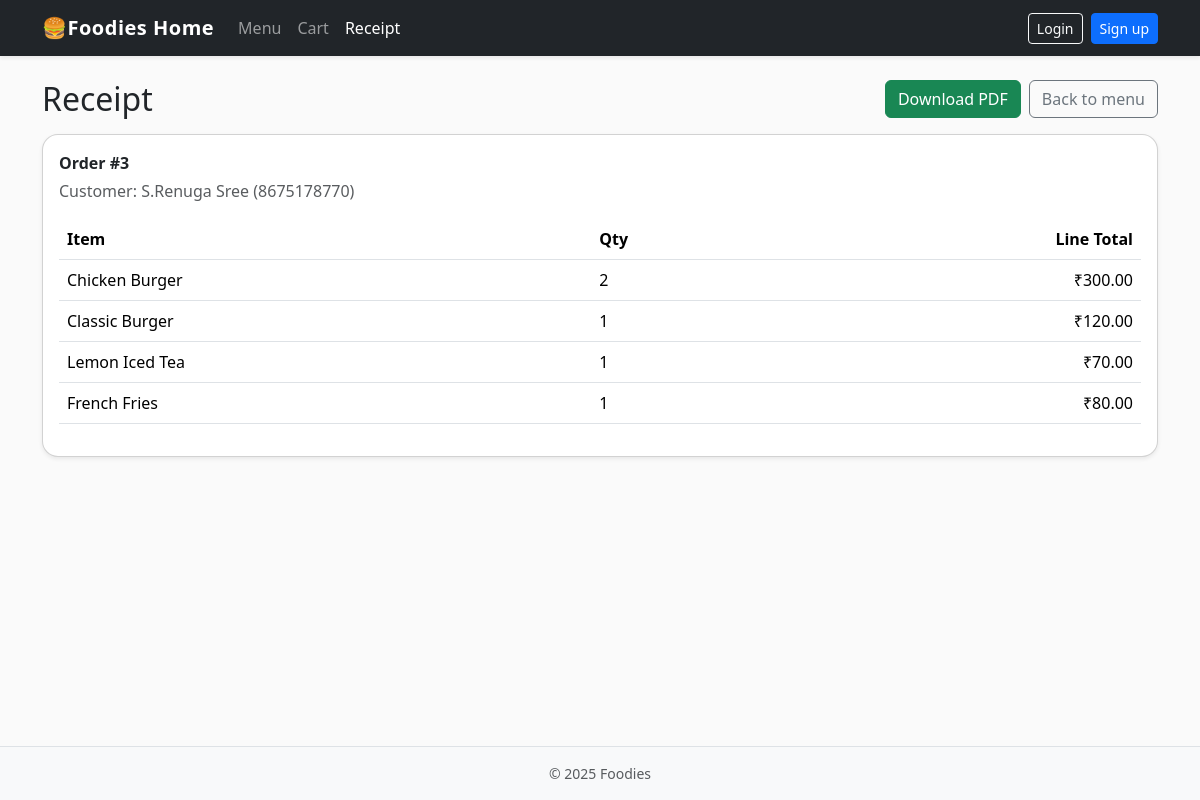
Screenshot of /receipt/3/ with the database file from the repository.
### orders/models.py (models this page shows, shortened)
class Order(models.Model):
    customer = models.ForeignKey(Customer, on_delete=models.SET_NULL, null=True, blank=True)
    created_at = models.DateTimeField(auto_now_add=True)
    @property
    def subtotal(self):
        return sum(line.line_total for line in self.lines.all())

class Customer(models.Model):
    user = models.OneToOneField(User, on_delete=models.CASCADE, null=True, blank=True)
    name = models.CharField(max_length=100)
    phone = models.CharField(max_length=15)
    class Meta:
        constraints = [
            models.UniqueConstraint(fields=['name', 'phone'], name='unique_customer')
        ]

class OrderLine(models.Model):
    order = models.ForeignKey(Order, on_delete=models.CASCADE, related_name='lines')
    item = models.ForeignKey(MenuItem, on_delete=models.CASCADE)
    qty = models.PositiveIntegerField(default=1)
    @property
    def line_total(self):
        return self.item.price * self.qty

class MenuItem(models.Model):
    id = models.CharField(primary_key=True, max_length=100)
    name = models.CharField(max_length=100)
    price = models.DecimalField(max_digits=10, decimal_places=2)
    category = models.CharField(max_length=35)
    is_veg = models.BooleanField(default=True)
    image = models.ImageField(upload_to='menu_images/')

### orders/views.py (the view)
# urls.py: path("receipt/<int:order_id>/", views.receipt, name="receipt"),
def receipt(request, order_id):
    order = get_object_or_404(
        Order.objects.prefetch_related(
            Prefetch("lines", queryset=OrderLine.objects.select_related("item"))
        ),
        id=order_id,
    )
    adjustments = compute_adjustments(order)
    total = compute_total(order)
    return render(
        request,
        "orders/receipt.html",
        {"order": order, "adjustments": adjustments, "total": total},
    )

### orders/pricing.py (called while the page is built)
def as_money(value) -> Decimal:
    if not isinstance(value, Decimal):
        value = Decimal(str(value))
    return value.quantize(MONEY_QUANT, rounding=ROUND_HALF_UP)

def compute_adjustments(order) -> List[tuple[str, Decimal]]:
    return [rule.apply(order) for rule in PRICING_RULES]

def compute_total(order) -> Decimal:
    total = as_money(order.subtotal)
    for _, delta in compute_adjustments(order):
        total = as_money(total + delta)
    return total

    def apply(self, order):
        tax = as_money(order.subtotal * self.rate)
        return (self.label, tax)

    def apply(self, order):
        if order.subtotal >= self.threshold:
            discount = as_money(order.subtotal * self.percent) * Decimal("-1")
            return (self.label, discount)
        return (self.label, Decimal("0"))

    def apply(self, order):
        line = next((l for l in order.lines.all() if l.item.id == self.item_id), None)
        if not line:
            return (self.label, Decimal("0"))
        group = self.x + self.y
        free_units = (line.qty // group) * self.y
        discount = as_money(line.item.price * free_units) * Decimal("-1")
        return (self.label, discount if free_units > 0 else Decimal("0"))

### orders/templates/orders/receipt.html
{% extends 'orders/base.html' %}
{% block content %}
<div class="d-flex align-items-center justify-content-between mb-3">
  <h2 class="m-0">Receipt</h2>
  <div class="d-flex gap-2">
    <a class="btn btn-success" href="{% url 'receipt_pdf' order.id %}">Download PDF</a>
    <a class="btn btn-outline-secondary" href="{% url 'menu' %}">Back to menu</a>
  </div>
</div>
<div class="card shadow-sm">
  <div class="card-body">
    <p class="mb-1"><strong>Order #{{ order.id }}</strong></p>
    <p class="text-muted">Customer: {{ order.customer.name }} ({{ order.customer.phone }})</p>
    <div class="table-responsive">
      <table class="table">
        <thead><tr><th>Item</th><th>Qty</th><th class="text-end">Line Total</th></tr></thead>
        <tbody>
          {% for line in order.lines.all %}
          <tr>
            <td>{{ line.item.name }}</td>
            <td>{{ line.qty }}</td>
            <td class="text-end">₹{{ line.line_total }}</td>
          </tr>
          {% endfor %}
        </tbody>
      </table>
    </div>
  </div>
</div>
{% endblock %}

### static/app.css (style rules this page uses)
body { background-color: #fafafa; }
.card { border-radius: 1rem; }

### orders/templates/orders/base.html (style rules this page uses)
html, body { height: 100%; }
body { display: flex; flex-direction: column; }

### rows the page displays
Order: id "3", customer.name "S.Renuga Sree", customer.phone "8675178770"
OrderLine: item.name "Chicken Burger", qty "2", line_total "300.00"
OrderLine: item.name "Classic Burger", qty "1", line_total "120.00"
OrderLine: item.name "Lemon Iced Tea", qty "1", line_total "70.00"
OrderLine: item.name "French Fries", qty "1", line_total "80.00"
